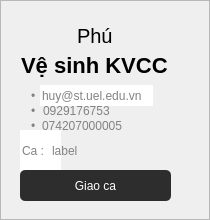
         <widget class="QFrame" name="frame_29">
          <property name="sizePolicy">
           <sizepolicy hsizetype="Preferred" vsizetype="Preferred">
            <horstretch>0</horstretch>
            <verstretch>0</verstretch>
           </sizepolicy>
          </property>
          <property name="minimumSize">
           <size>
            <width>0</width>
            <height>220</height>
           </size>
          </property>
          <property name="styleSheet">
           <string notr="true">#frame_29 {
	background-color: white;
	border-radius:4px;
	border:1px solid #E0E0E0;
}</string>
          </property>
          <property name="frameShape">
           <enum>QFrame::StyledPanel</enum>
          </property>
          <property name="frameShadow">
           <enum>QFrame::Raised</enum>
          </property>
          <widget class="QLineEdit" name="lineEdit_67">
           <property name="geometry">
            <rect>
             <x>0</x>
             <y>20</y>
             <width>191</width>
             <height>31</height>
            </rect>
           </property>
           <property name="styleSheet">
            <string notr="true">QLineEdit {
	font-family: &quot;Montserrat&quot;;
	font-size:20px;
	font-weight:none;
	background-color:transparent;
	border:1px;
}</string>
           </property>
           <property name="text">
            <string>Phú</string>
           </property>
           <property name="alignment">
            <set>Qt::AlignCenter</set>
           </property>
          </widget>
          <widget class="QLineEdit" name="lineEdit_68">
           <property name="geometry">
            <rect>
             <x>20</x>
             <y>50</y>
             <width>151</width>
             <height>31</height>
            </rect>
           </property>
           <property name="styleSheet">
            <string notr="true">QLineEdit {
	font-family: &quot;Montserrat&quot;;
	font-size:22px;
	font-weight:530;
	background-color:transparent;
	border:1px;
}</string>
           </property>
           <property name="text">
            <string>Vệ sinh KVCC</string>
           </property>
          </widget>
          <widget class="QLabel" name="label_68">
           <property name="geometry">
            <rect>
             <x>31</x>
             <y>85</y>
             <width>21</width>
             <height>21</height>
            </rect>
           </property>
           <property name="styleSheet">
            <string notr="true">QLabel {
	color: #828282;
}</string>
           </property>
           <property name="text">
            <string>•</string>
           </property>
          </widget>
          <widget class="QLineEdit" name="lineEdit_69">
           <property name="geometry">
            <rect>
             <x>40</x>
             <y>85</y>
             <width>113</width>
             <height>21</height>
            </rect>
           </property>
           <property name="styleSheet">
            <string notr="true">QLineEdit {
	border:none;
	color: #828282;
}</string>
           </property>
           <property name="text">
            <string>huy@st.uel.edu.vn</string>
           </property>
          </widget>
          <widget class="QLabel" name="label_69">
           <property name="geometry">
            <rect>
             <x>31</x>
             <y>100</y>
             <width>20</width>
             <height>21</height>
            </rect>
           </property>
           <property name="styleSheet">
            <string notr="true">QLabel {
	color: #828282;
}</string>
           </property>
           <property name="text">
            <string>•</string>
           </property>
          </widget>
          <widget class="QLineEdit" name="lineEdit_70">
           <property name="geometry">
            <rect>
             <x>41</x>
             <y>100</y>
             <width>111</width>
             <height>21</height>
            </rect>
           </property>
           <property name="styleSheet">
            <string notr="true">QLineEdit {
	border:none;
	color: #828282;
	background-color:transparent;
}</string>
           </property>
           <property name="text">
            <string>0929176753</string>
           </property>
          </widget>
          <widget class="QLineEdit" name="lineEdit_71">
           <property name="geometry">
            <rect>
             <x>20</x>
             <y>130</y>
             <width>41</width>
             <height>41</height>
            </rect>
           </property>
           <property name="font">
            <font>
             <pointsize>9</pointsize>
            </font>
           </property>
           <property name="styleSheet">
            <string notr="true">QLineEdit {
	border:none;
	color: #828282;
}</string>
           </property>
           <property name="text">
            <string>Ca :</string>
           </property>
          </widget>
          <widget class="QPushButton" name="pushButton_44">
           <property name="geometry">
            <rect>
             <x>20</x>
             <y>170</y>
             <width>151</width>
             <height>31</height>
            </rect>
           </property>
           <property name="cursor">
            <cursorShape>PointingHandCursor</cursorShape>
           </property>
           <property name="styleSheet">
            <string notr="true">QPushButton {
	font: 11pt &quot;Monteserrat&quot;;
	color: white				;
	border-radius: 5px;
	background-color: #2D2D2D; 
}</string>
           </property>
           <property name="text">
            <string>Giao ca</string>
           </property>
          </widget>
          <widget class="QPushButton" name="pushButton_45">
           <property name="geometry">
            <rect>
             <x>150</x>
             <y>10</y>
             <width>31</width>
             <height>31</height>
            </rect>
           </property>
           <property name="cursor">
            <cursorShape>PointingHandCursor</cursorShape>
           </property>
           <property name="styleSheet">
            <string notr="true">QPushButton {
	background-color: transparent;
	border: none;
}
</string>
           </property>
           <property name="text">
            <string/>
           </property>
           <property name="icon">
            <iconset>
             <normaloff>delete-icon-in-trendy-outline-style-isolated-on-white-background-delete-silhouette-symbol-for-your-website-design-logo-app-ui-illustration-eps10-free-vector.jpg</normaloff>delete-icon-in-trendy-outline-style-isolated-on-white-background-delete-silhouette-symbol-for-your-website-design-logo-app-ui-illustration-eps10-free-vector.jpg</iconset>
           </property>
           <property name="iconSize">
            <size>
             <width>30</width>
             <height>30</height>
            </size>
           </property>
          </widget>
          <widget class="QLineEdit" name="lineEdit_79">
           <property name="geometry">
            <rect>
             <x>50</x>
             <y>130</y>
             <width>51</width>
             <height>41</height>
            </rect>
           </property>
           <property name="font">
            <font>
             <pointsize>9</pointsize>
            </font>
           </property>
           <property name="styleSheet">
            <string notr="true">QLineEdit {
	border:none;
	color: #828282;
	background-color: transparent;
}</string>
           </property>
           <property name="text">
            <string>label</string>
           </property>
          </widget>
          <widget class="QPushButton" name="pushButton_18">
           <property name="geometry">
            <rect>
             <x>120</x>
             <y>140</y>
             <width>81</width>
             <height>23</height>
            </rect>
           </property>
           <property name="cursor">
            <cursorShape>PointingHandCursor</cursorShape>
           </property>
           <property name="styleSheet">
            <string notr="true">QPushButton {
	border: none;
	background-color: transparent;
}</string>
           </property>
           <property name="text">
            <string/>
           </property>
           <property name="icon">
            <iconset>
             <normaloff>images.png</normaloff>images.png</iconset>
           </property>
           <property name="iconSize">
            <size>
             <width>24</width>
             <height>24</height>
            </size>
           </property>
          </widget>
          <widget class="QLabel" name="label_77">
           <property name="geometry">
            <rect>
             <x>31</x>
             <y>110</y>
             <width>20</width>
             <height>31</height>
            </rect>
           </property>
           <property name="styleSheet">
            <string notr="true">QLabel {
	color: #828282;
}</string>
           </property>
           <property name="text">
            <string>•</string>
           </property>
          </widget>
          <widget class="QLineEdit" name="lineEdit_92">
           <property name="geometry">
            <rect>
             <x>40</x>
             <y>110</y>
             <width>111</width>
             <height>31</height>
            </rect>
           </property>
           <property name="styleSheet">
            <string notr="true">QLineEdit {
	border:none;
	color: #828282;
	background-color: transparent;
}</string>
           </property>
           <property name="text">
            <string>074207000005</string>
           </property>
          </widget>
         </widget>
